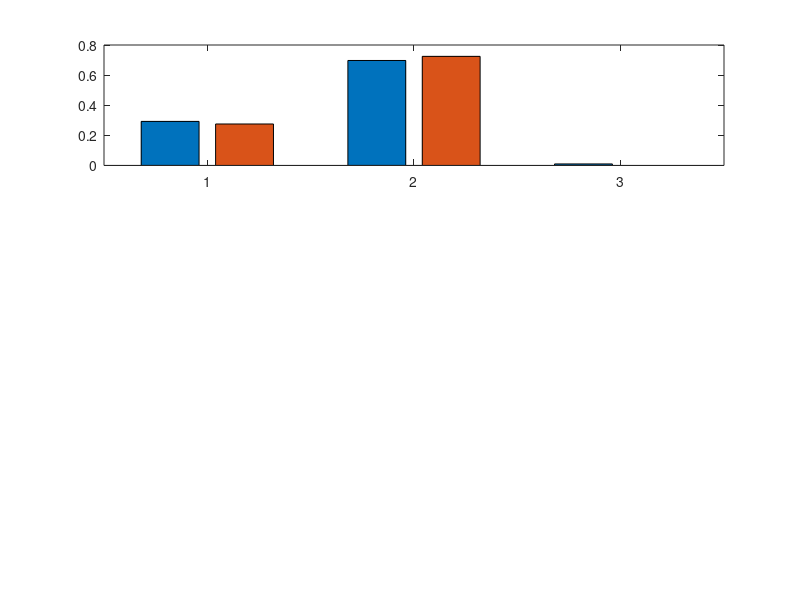

This figure's MATLAB source: (Note: this script raises an error after producing the figure.)
close all
clear all
clc

ST=146.9;
% Analyse the possible dynamic behaviours of the two 3D models:
 % matrices created in
 
 
%TresSP_c_int_p_nat_n_exo_Proportion_of_behaviours.m % MODEL II-A
% m3SPintNEG_Proportion_of_behaviours.m  % MODEL II-B

load('Behaviour_matrix_ModelIIA.mat')
 
behaviour_matrix_IIA=behaviour_matrix;

%%

load('Behaviour_matrix_ModelIIB.mat')
 
behaviour_matrix_IIB=behaviour_matrix;



%%
behaviour_matrix=behaviour_matrix_IIB;

jj=length(behaviour_matrix); %number of iterations

sum(behaviour_matrix(:,1)==1)/jj
%0.7253 are monostable
% let's have a look at those that are monostable
index_mono=find(behaviour_matrix(:,1)==1);


% should retrieve 1
multistab_IIB=[sum(behaviour_matrix(:,1)==2)/jj ; sum(behaviour_matrix(:,1)==1)/jj; sum(behaviour_matrix(:,1)==3)/jj];

sum(multistab_IIB)

%
number_mono=sum(behaviour_matrix(:,1)==1); 
 

% coexistence
Eu_only= sum(behaviour_matrix(index_mono,2)==0 & behaviour_matrix(index_mono,3)==0 & behaviour_matrix(index_mono,4)>0)/number_mono;

BS_only= sum(behaviour_matrix(index_mono,2)>0 & behaviour_matrix(index_mono,3)==0 & behaviour_matrix(index_mono,4)==0)/number_mono;

PS_only= sum(behaviour_matrix(index_mono,2)==0 & behaviour_matrix(index_mono,3)>0  & behaviour_matrix(index_mono,4)==0 )/number_mono;

coex= sum(behaviour_matrix(index_mono,2)>0 & behaviour_matrix(index_mono,3)>0)/number_mono;

all_extint= sum(behaviour_matrix(index_mono,2)==0 & behaviour_matrix(index_mono,3)==0 & behaviour_matrix(index_mono,4)==0)/number_mono;


Eu_only+BS_only+PS_only+coex+all_extint
mono_IIB=[all_extint; Eu_only; BS_only; PS_only; coex]

sum(mono_IIB)

%%
behaviour_matrix=behaviour_matrix_IIA;

jj=length(behaviour_matrix); %number of iterations

sum(behaviour_matrix(:,1)==1)/jj
%0.7253 are monostable
% let's have a look at those that are monostable
index_mono=find(behaviour_matrix(:,1)==1);


%% should retrieve 1 - Model IIA has up to 3 stable steady states!!!!!!
multistab_IIA=[sum(behaviour_matrix(:,1)==2)/jj ; sum(behaviour_matrix(:,1)==1)/jj  ; sum(behaviour_matrix(:,1)==3)/jj];


%%
number_mono=sum(behaviour_matrix(:,1)==1); 
 

%% coexistence
Eu_only= sum(behaviour_matrix(index_mono,2)==0 & behaviour_matrix(index_mono,3)==0 & behaviour_matrix(index_mono,4)>0)/number_mono;

BS_only= sum(behaviour_matrix(index_mono,2)>0 & behaviour_matrix(index_mono,3)==0 & behaviour_matrix(index_mono,4)==0)/number_mono;

PS_only= sum(behaviour_matrix(index_mono,2)==0 & behaviour_matrix(index_mono,3)>0  & behaviour_matrix(index_mono,4)==0 )/number_mono;

coex= sum(behaviour_matrix(index_mono,2)>0 & behaviour_matrix(index_mono,3)>0)/number_mono;

all_extint= sum(behaviour_matrix(index_mono,2)==0 & behaviour_matrix(index_mono,3)==0 & behaviour_matrix(index_mono,4)==0)/number_mono;


Eu_only+BS_only+PS_only+coex+all_extint
%

mono_IIA=[all_extint; Eu_only; BS_only; PS_only; coex];

 sum(mono_IIA)

%%
subplot(3,1,1)
x = [1,2,3];
y = [multistab_IIA,  multistab_IIB];
b=bar(x,y);
b(1).FaceColor = 'r';
b(2).FaceColor = 'b';
legend('II A (-)', 'II B (+)')
ylabel('Proportion')
xlabel('number of stable steady states')
axis square
 
 %%

subplot(3,1,2)
x = categorical({' all extint' ,'ES only', 'BS only', 'PS only', 'coex'});
y = [mono_IIA,  mono_IIB];
b=bar(x,y)
b(1).FaceColor = 'r';
b(2).FaceColor = 'b';

legend('II A (-)', 'II B (+)')
title('Mono-stable')
ylabel('proportion of behaviours')
xlabel('long term community configurations')
axis square



%% Now we will look at the bistable
for ii=[0, 3]
behaviour_matrix=behaviour_matrix_IIA;
% let's have a look at those that are bistable
index_bi=find(behaviour_matrix(:,1)==2);
number_bi=sum(behaviour_matrix(:,1)==2); 

Eu_only= sum(behaviour_matrix(index_bi,2+ii)==0 & behaviour_matrix(index_bi,3+ii)==0 & behaviour_matrix(index_bi,4+ii)>0)/number_bi;
BS_only= sum(behaviour_matrix(index_bi,2+ii)>0 & behaviour_matrix(index_bi,3+ii)==0 & behaviour_matrix(index_bi,4+ii)==0)/number_bi;
PS_only= sum(behaviour_matrix(index_bi,2+ii)==0 & behaviour_matrix(index_bi,3+ii)>0  & behaviour_matrix(index_bi,4+ii)==0 )/number_bi;
coex= sum(behaviour_matrix(index_bi,2+ii)>0 & behaviour_matrix(index_bi,3+ii)>0)/number_bi;
all_extint= sum(behaviour_matrix(index_bi,2+ii)==0 & behaviour_matrix(index_bi,3+ii)==0 & behaviour_matrix(index_bi,4+ii)==0)/number_bi;
Eu_only+BS_only+PS_only+coex+all_extint
bi_IIA=[all_extint; Eu_only; BS_only; PS_only; coex]
sum(bi_IIA)


%% 
behaviour_matrix=behaviour_matrix_IIB;
% let's have a look at those that are bistable
index_bi=find(behaviour_matrix(:,1)==2);
number_bi=sum(behaviour_matrix(:,1)==2); 

% only EU only or BS only!!!

%% First steady state
Eu_only= sum(behaviour_matrix(index_bi,2+ii)==0 & behaviour_matrix(index_bi,3+ii)==0 & behaviour_matrix(index_bi,4+ii)>0)/number_bi;
BS_only= sum(behaviour_matrix(index_bi,2+ii)>0 & behaviour_matrix(index_bi,3+ii)==0 & behaviour_matrix(index_bi,4+ii)==0)/number_bi;
PS_only= sum(behaviour_matrix(index_bi,2+ii)==0 & behaviour_matrix(index_bi,3+ii)>0  & behaviour_matrix(index_bi,4+ii)==0 )/number_bi;
coex= sum(behaviour_matrix(index_bi,2+ii)>0 & behaviour_matrix(index_bi,3+ii)>0)/number_bi;
all_extint= sum(behaviour_matrix(index_bi,2+ii)==0 & behaviour_matrix(index_bi,3+ii)==0 & behaviour_matrix(index_bi,4+ii)==0)/number_bi;
Eu_only+BS_only+PS_only+coex+all_extint
bi_IIB=[all_extint; Eu_only; BS_only; PS_only; coex]
sum(bi_IIB)



%%
%figure;
if ii==0
    uu=1;
else
    uu=2
end;
subplot(3,1,uu)
x = categorical({' all extint' ,'ES only', 'BS only', 'PS only', 'coex'});
y = [bi_IIA, bi_IIB];
b=bar(x, y)
b(1).FaceColor = 'r';
b(2).FaceColor = 'b';
title('Bi-stable')
ylabel('proportion of behaviours')
xlabel('long term community configurations')
if ii==0
    title('first steady state')
else
   title('second steady state')
end;
axis square
end



%% tristable
behaviour_matrix=behaviour_matrix_IIA;
% let's have a look at those that are bistable
index_tri=find(behaviour_matrix(:,1)==3)
number_tri=sum(behaviour_matrix(:,1)==3)

%%
figure
subplot(3,3,1)
histogram(behaviour_matrix(index_tri,2)./ST, 100, 'Normalization','probability', 'FaceColor', 'yellow')
hold on
axis square
ylabel('BS')
xlim([0, 1])

subplot(3,3,2)
histogram(behaviour_matrix(index_tri,2+3)./ST, 100, 'Normalization','probability', 'FaceColor', 'cyan')
axis square
xlim([0, 1])

subplot(3,3,3)
histogram(behaviour_matrix(index_tri,2+6)./ST, 100, 'Normalization','probability', 'FaceColor', 'green')
xlim([0, 1])
axis square
%
subplot(3,3,1+3)
histogram(behaviour_matrix(index_tri,3)./ST, 100, 'Normalization','probability', 'FaceColor', 'yellow')
hold on
axis square
ylabel('PS')
xlim([0, 1])

subplot(3,3,2+3)
histogram(behaviour_matrix(index_tri,3+3)./ST, 100, 'Normalization','probability', 'FaceColor', 'cyan')
axis square
xlim([0, 1])

subplot(3,3,3+3)
histogram(behaviour_matrix(index_tri,3+6)./ST, 100, 'Normalization','probability', 'FaceColor', 'green')
xlim([0, 1])
axis square


%
subplot(3,3,1+6)
histogram(behaviour_matrix(index_tri,4)./ST, 100, 'Normalization','probability', 'FaceColor', 'yellow')
hold on
axis square
ylabel('ES')
xlim([0, 1])

subplot(3,3,2+6)
histogram(behaviour_matrix(index_tri,4+3)./ST, 100, 'Normalization','probability', 'FaceColor', 'cyan')
axis square
xlim([0, 1])

subplot(3,3,3+6)
histogram(behaviour_matrix(index_tri,4+6)./ST, 100, 'Normalization','probability', 'FaceColor', 'green')
xlim([0, 1])
axis square





%%




Eu_only= sum(behaviour_matrix(index_tri,2)==0 & behaviour_matrix(index_tri,3)==0 & behaviour_matrix(index_tri,4)>0)/number_tri

BS_only= sum(behaviour_matrix(index_bi,2)>0 & behaviour_matrix(index_bi,3)==0 & behaviour_matrix(index_bi,4)==0)/number_bi;
PS_only= sum(behaviour_matrix(index_bi,2)==0 & behaviour_matrix(index_bi,3)>0  & behaviour_matrix(index_bi,4)==0 )/number_bi;
coex= sum(behaviour_matrix(index_bi,2)>0 & behaviour_matrix(index_bi,3)>0)/number_bi;
all_extint= sum(behaviour_matrix(index_bi,2)==0 & behaviour_matrix(index_bi,3)==0 & behaviour_matrix(index_bi,4)==0)/number_bi;
Eu_only+BS_only+PS_only+coex+all_extint
bi_IIA=[all_extint; Eu_only; BS_only; PS_only; coex]
sum(bi_IIA)

















%% Now we look at the distrubutions of second steady states for the two cases
behaviour_matrix=behaviour_matrix_IIA
Eu_only_ind= find(behaviour_matrix(:,1)==2 & behaviour_matrix(:,2)==0 & behaviour_matrix(:,3)==0 & behaviour_matrix(:,4)>0);
BS_only_ind= find(behaviour_matrix(:,1)==2 & behaviour_matrix(:,2)>0 & behaviour_matrix(:,3)==0 & behaviour_matrix(:,4)==0);



ST=146.9;
figure;
subplot(3,2,1)
histogram(behaviour_matrix(Eu_only_ind,2+3)./ST, 100, 'Normalization','probability', 'FaceColor', 'red')
ylabel('BS')
xlim([0, 1]);
hold on
axis square
subplot(3,2,3)
histogram(behaviour_matrix(Eu_only_ind,3+3)./ST, 100, 'Normalization','probability', 'FaceColor', 'red')
ylabel('PS')
xlim([0, 1]);
axis square
subplot(3,2,5)
histogram(behaviour_matrix(Eu_only_ind,4+3)./ST, 100, 'Normalization','probability', 'FaceColor', 'red')
xlim([0, 1]);
ylabel('ES')
axis square

suptitle('Second steady state, bistable, Model II-A, First steady state is ES only')

%%

figure;
subplot(3,1,1)
histogram(behaviour_matrix(BS_only_ind,2+3)./ST, 100, 'Normalization','probability', 'FaceColor', 'red')
xlim([0, 1]);
hold on
subplot(3,1,2)
histogram(behaviour_matrix(BS_only_ind,3+3)./ST, 100, 'Normalization','probability', 'FaceColor', 'yellow')
xlim([0, 1]);
subplot(3,1,3)
histogram(behaviour_matrix(BS_only_ind,4+3)./ST, 100, 'Normalization','probability', 'FaceColor', 'blue')
xlim([0, 1]);

%% And the tristable
index_tri=find(behaviour_matrix(:,1)==3)
number_tri=sum(behaviour_matrix(:,1)==3) 

%% First steady state
Eu_only= sum(behaviour_matrix(index_tri,2)==0 & behaviour_matrix(index_tri,3)==0 & behaviour_matrix(index_tri,4)>0)/number_tri;
BS_only= sum(behaviour_matrix(index_tri,2)>0 & behaviour_matrix(index_tri,3)==0 & behaviour_matrix(index_tri,4)==0)/number_tri;

PS_only= sum(behaviour_matrix(index_tri,2)==0 & behaviour_matrix(index_tri,3)>0  & behaviour_matrix(index_tri,4)==0 )/number_tri;
coex= sum(behaviour_matrix(index_tri,2)>0 & behaviour_matrix(index_tri,3)>0)/number_tri;
all_extint= sum(behaviour_matrix(index_tri,2)==0 & behaviour_matrix(index_tri,3)==0 & behaviour_matrix(index_tri,4)==0)/number_tri;
Eu_only+BS_only+PS_only+coex+all_extint
tri_IIA=[all_extint; Eu_only; BS_only; PS_only; coex];
sum(tri_IIA)

% only  BS only!!!

%%
BS_only_ind= find(behaviour_matrix(:,1)==3 & behaviour_matrix(:,2)>0 & behaviour_matrix(:,3)==0 & behaviour_matrix(:,4)==0);



figure;
subplot(3,1,1)
histogram([behaviour_matrix(BS_only_ind,2+3) behaviour_matrix(BS_only_ind,2+6)]./ST, 100, 'Normalization','probability', 'FaceColor', 'red')
xlim([0, 1]);
hold on
subplot(3,1,2)
histogram([behaviour_matrix(BS_only_ind,3+3) behaviour_matrix(BS_only_ind,3+6)]./ST, 100, 'Normalization','probability', 'FaceColor', 'yellow')
xlim([0, 1]);
subplot(3,1,3)
histogram([behaviour_matrix(BS_only_ind,4+3) behaviour_matrix(BS_only_ind,4+6)]./ST, 100, 'Normalization','probability', 'FaceColor', 'blue')
xlim([0, 1]);

%%

% let's have a look at those that are bistable
index_bi_IIB=find(behaviour_matrix_IIB(:,1)==2);
% let's have a look at those that are bistable
index_bi_IIA=find(behaviour_matrix_IIA(:,1)==2);


figure
subplot(3,2,1)
histogram(behaviour_matrix_IIA(index_bi_IIA,2)./ST, 100, 'Normalization','probability', 'FaceColor', 'red', 'EdgeColor', 'red')
axis square
ylabel('BS')
xlim([0, 1])
set(gca,'xtick',[])
ylim([0, 1]); 
set(gca,'ytick',[])

subplot(3,2,2)
histogram(behaviour_matrix_IIA(index_bi_IIA,2+3)./ST, 100, 'Normalization','probability', 'FaceColor', 'red', 'EdgeColor', 'red')
axis square
xlim([0, 1])
set(gca,'xtick',[])
ylim([0, 1]); 
set(gca,'ytick',[])

subplot(3,2,3)
histogram(behaviour_matrix_IIA(index_bi_IIA,3)./ST, 100, 'Normalization','probability', 'FaceColor', 'red', 'EdgeColor', 'red')
axis square
ylabel('PS')
xlim([0, 1])
set(gca,'xtick',[])
ylim([0, 1]); 
set(gca,'ytick',[])

subplot(3,2,4)
histogram(behaviour_matrix_IIA(index_bi_IIA,3+3)./ST, 100, 'Normalization','probability', 'FaceColor', 'red', 'EdgeColor', 'red')
axis square
xlim([0, 1])
set(gca,'xtick',[])
ylim([0, 1]); 
set(gca,'ytick',[])

subplot(3,2,5)
histogram(behaviour_matrix_IIA(index_bi_IIA,4)./ST, 100, 'Normalization','probability', 'FaceColor', 'red', 'EdgeColor', 'red')
axis square
ylabel('ES')
xlim([0, 1])
set(gca,'xtick',[])
ylim([0, 1]); 
set(gca,'ytick',[])
subplot(3,2,6)
histogram(behaviour_matrix_IIA(index_bi_IIA,4+3)./ST, 100, 'Normalization','probability', 'FaceColor', 'red', 'EdgeColor', 'red')
axis square
xlim([0, 1])
set(gca,'xtick',[])
ylim([0, 1]); 
set(gca,'ytick',[])

suptitle('Model II-A, bistable')


%%


figure
subplot(3,2,1)
histogram(behaviour_matrix_IIB(index_bi_IIB,2)./ST, 100, 'Normalization','probability', 'FaceColor', 'red', 'EdgeColor', 'red')
axis square
ylabel('BS')
xlim([0, 1])
set(gca,'xtick',[])
ylim([0, 1]); 
set(gca,'ytick',[])

subplot(3,2,2)
histogram(behaviour_matrix_IIB(index_bi_IIB,2+3)./ST, 100, 'Normalization','probability', 'FaceColor', 'red', 'EdgeColor', 'red')
axis square
xlim([0, 1])
set(gca,'xtick',[])
ylim([0, 1]); 
set(gca,'ytick',[])

subplot(3,2,3)
histogram(behaviour_matrix_IIB(index_bi_IIB,3)./ST, 100, 'Normalization','probability', 'FaceColor', 'red', 'EdgeColor', 'red')
axis square
ylabel('PS')
xlim([0, 1])
set(gca,'xtick',[])
ylim([0, 1]); 
set(gca,'ytick',[])

subplot(3,2,4)
histogram(behaviour_matrix_IIB(index_bi_IIB,3+3)./ST, 100, 'Normalization','probability', 'FaceColor', 'red', 'EdgeColor', 'red')
axis square
xlim([0, 1])
set(gca,'xtick',[])
ylim([0, 1]); 
set(gca,'ytick',[])

subplot(3,2,5)
histogram(behaviour_matrix_IIB(index_bi_IIB,4)./ST, 100, 'Normalization','probability', 'FaceColor', 'red', 'EdgeColor', 'red')
axis square
ylabel('ES')
xlim([0, 1])
set(gca,'xtick',[])
ylim([0, 1]); 
set(gca,'ytick',[])
subplot(3,2,6)
histogram(behaviour_matrix_IIB(index_bi_IIB,4+3)./ST, 100, 'Normalization','probability', 'FaceColor', 'red', 'EdgeColor', 'red')
axis square
xlim([0, 1])
set(gca,'xtick',[])
ylim([0, 1]); 
set(gca,'ytick',[])

suptitle('Model II-B, bistable')

%% Now we will look at the bistable

% PLEASE NOTE: TO GET THE COMPUTATIONS FOR THESE LAST LINES I MANUALLY CHANGED SOME TERMS (NOT TO REPEAT..)THESE LAST LINES 
% in line 494: change between IIA and IIB
% in lines 511 and 512: change between behaviour_matrix(index_bi,4+ii)>0
% and behaviour_matrix(index_bi,4+ii)==0 and
% behaviour_matrix(:,2)==0  and behaviour_matrix(:,2)>0 

ii=0;

% first steady state 

behaviour_matrix=behaviour_matrix_IIB;
% let's have a look at those that are bistable
index_bi=find(behaviour_matrix(:,1)==2);
number_bi=sum(behaviour_matrix(:,1)==2); 

Eu_only= sum(behaviour_matrix(index_bi,2+ii)==0 & behaviour_matrix(index_bi,3+ii)==0 & behaviour_matrix(index_bi,4+ii)>0)/number_bi;
BS_only= sum(behaviour_matrix(index_bi,2+ii)>0 & behaviour_matrix(index_bi,3+ii)==0 & behaviour_matrix(index_bi,4+ii)==0)/number_bi;
PS_only= sum(behaviour_matrix(index_bi,2+ii)==0 & behaviour_matrix(index_bi,3+ii)>0  & behaviour_matrix(index_bi,4+ii)==0 )/number_bi;
coex= sum(behaviour_matrix(index_bi,2+ii)>0 & behaviour_matrix(index_bi,3+ii)>0)/number_bi;
all_extint= sum(behaviour_matrix(index_bi,2+ii)==0 & behaviour_matrix(index_bi,3+ii)==0 & behaviour_matrix(index_bi,4+ii)==0)/number_bi;
Eu_only+BS_only+PS_only+coex+all_extint
bi_IIA=[all_extint; Eu_only; BS_only; PS_only; coex]
sum(bi_IIA)
%%


%%
Eu_only_bi_index= find(behaviour_matrix(:,1)==2 & behaviour_matrix(:,2)==0 & behaviour_matrix(:,3)==0 & behaviour_matrix(:,4)>0)
Eu_only_bi_number= sum(behaviour_matrix(:,1)==2 & behaviour_matrix(:,2)==0 & behaviour_matrix(:,3)==0 & behaviour_matrix(:,4)>0)

ii=3;
Eu_only= sum(behaviour_matrix(Eu_only_bi_index,2+ii)==0 & behaviour_matrix(Eu_only_bi_index,3+ii)==0 & behaviour_matrix(Eu_only_bi_index,4+ii)>0)/Eu_only_bi_number;
BS_only= sum(behaviour_matrix(Eu_only_bi_index,2+ii)>0 & behaviour_matrix(Eu_only_bi_index,3+ii)==0 & behaviour_matrix(Eu_only_bi_index,4+ii)==0)/Eu_only_bi_number;
PS_only= sum(behaviour_matrix(Eu_only_bi_index,2+ii)==0 & behaviour_matrix(Eu_only_bi_index,3+ii)>0  & behaviour_matrix(Eu_only_bi_index,4+ii)==0 )/Eu_only_bi_number;
coex= sum(behaviour_matrix(Eu_only_bi_index,2+ii)>0 & behaviour_matrix(Eu_only_bi_index,3+ii)>0)/Eu_only_bi_number;
all_extint= sum(behaviour_matrix(Eu_only_bi_index,2+ii)==0 & behaviour_matrix(Eu_only_bi_index,3+ii)==0 & behaviour_matrix(Eu_only_bi_index,4+ii)==0)/Eu_only_bi_number;
%%
labels = {' all extint' ,'ES only', 'BS only', 'PS only', 'coex'};

pie([all_extint; Eu_only; BS_only; PS_only; coex],labels)
[all_extint; Eu_only; BS_only; PS_only; coex]
